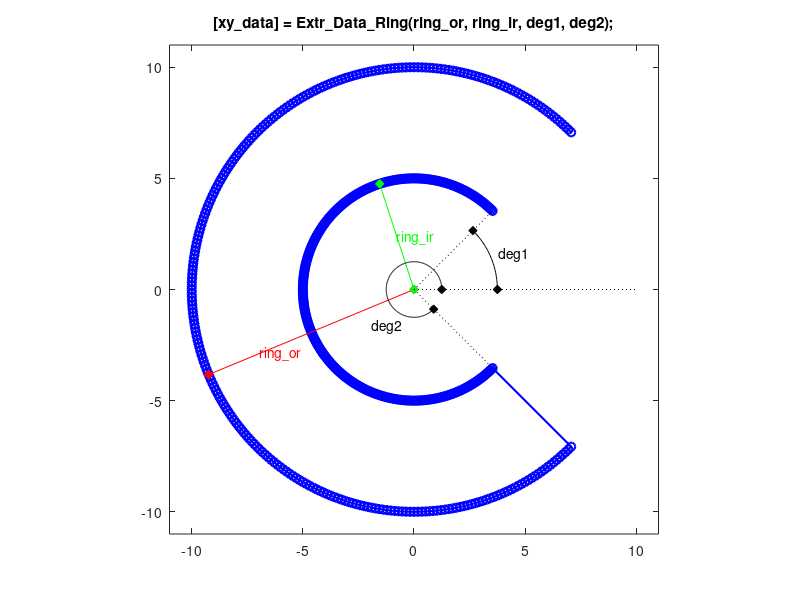

This figure's MATLAB source:
function [xy_data] = Extr_Data_Ring(ring_or, ring_ir, deg1, deg2, varargin)
%Extr_Data_Ring Produce extrusion data for a ring.
%   [xy_data] = Extr_Data_Ring(ring_or, ring_ir, deg1, deg2)
%   This function returns x-y data for a ring.  
%   You can specify:
%       Outer radius	ring_or
%       Inner radius	ring_ir
%       Start angle     deg1
%       Finish angle	deg2
%
%   To see a plot showing parameter values, enter the name
%   of the function with no arguments
%   >> Extr_Data_Ring
%
%   To see a plot created with your parameter values, 
%   add 'plot' as the final argument
%   >> Extr_Data_Ring(10,5,45,315,'plot')

% Copyright 2012-2017 The MathWorks, Inc.

% DEFAULT DATA TO SHOW DIAGRAM
if (nargin == 0)
    deg1 = 45;
    deg2 = 315;
    ring_or = 10;
    ring_ir = 5;
end

% CHECK IF PLOT SHOULD BE PRODUCED
if (isempty(varargin))
    showplot = 'n';
else
    showplot = varargin;
end

% CALCULATE EXTRUSION DATA
theta = [(deg1:1:deg2) ]'*pi/180;
unit_circle = [cos(theta), sin(theta)];
if(ring_ir>0)
    xy_data = [ring_or * unit_circle; ring_ir * flipud(unit_circle)];
else
    xy_data = [ring_or * unit_circle];
end

% PLOT DIAGRAM TO SHOW PARAMETERS AND EXTRUSION
if (nargin == 0 || strcmpi(showplot,'plot'))
    % PLOT EXTRUSION
    plot(xy_data(:,1),xy_data(:,2),'b-o','LineWidth',1.5);
    axis('square');
    axis([-1.1 1.1 -1.1 1.1]*ring_or);
    
    % SHOW PARAMETERS
    hold on
    
    ir_label_ang = deg1+deg2*0.2;
    or_label_ang = deg1+deg2*0.5;
    plot([0 ring_or*(cos(or_label_ang*pi/180))],[0 ring_or*(sin(or_label_ang*pi/180))],'r-d','MarkerFaceColor','r');
    text(cos(or_label_ang*pi/180)*0.75*ring_or,sin(or_label_ang*pi/180)*0.75*ring_or,'{\color{red}ring\_or}');
    
    plot([0 ring_ir*(cos(ir_label_ang*pi/180))],[0 ring_ir*(sin(ir_label_ang*pi/180))],'g-d','MarkerFaceColor','g');
    text(cos(ir_label_ang*pi/180)*0.5*ring_ir,sin(ir_label_ang*pi/180)*0.5*ring_ir,'{\color{green}ring\_ir}');
    
    plot([0 ring_or],[0 0],'k:');
    plot([0 ring_ir*cos(deg1*pi/180)],[0 ring_ir*sin(deg1*pi/180)],'k:');
    plot([0 ring_ir*cos(deg2*pi/180)],[0 ring_ir*sin(deg2*pi/180)],'k:');    

    arc1_r = 0.75*ring_ir;
    arc1 = [(0:1:deg1)]'*pi/180;
    plot(cos(arc1)*arc1_r,sin(arc1)*arc1_r,'k-');
    plot(cos(arc1(1))*arc1_r,sin(arc1(1))*arc1_r,'kd','MarkerFaceColor','k');
    plot(cos(arc1(end))*arc1_r,sin(arc1(end))*arc1_r,'kd','MarkerFaceColor','k');
    text(cos(deg1/2*pi/180)*arc1_r*1.1,sin(deg1/2*pi/180)*arc1_r*1.1,'deg1');

    arc2_r = 0.25*ring_ir;
    arc2 = [(0:1:deg2)]'*pi/180;
    plot(cos(arc2)*arc2_r,sin(arc2)*arc2_r,'k-');
    plot(cos(arc2(1))*arc2_r,sin(arc2(1))*arc2_r,'kd','MarkerFaceColor','k');
    plot(cos(arc2(end))*arc2_r,sin(arc2(end))*arc2_r,'kd','MarkerFaceColor','k');
    text(cos(0.7*deg2*pi/180)*arc2_r*2,sin(0.7*deg2*pi/180)*arc2_r*2,'deg2');
    title(['[xy\_data] = Extr\_Data\_Ring(ring\_or, ring\_ir, deg1, deg2);']);
    hold off
    clear xy_data
end
